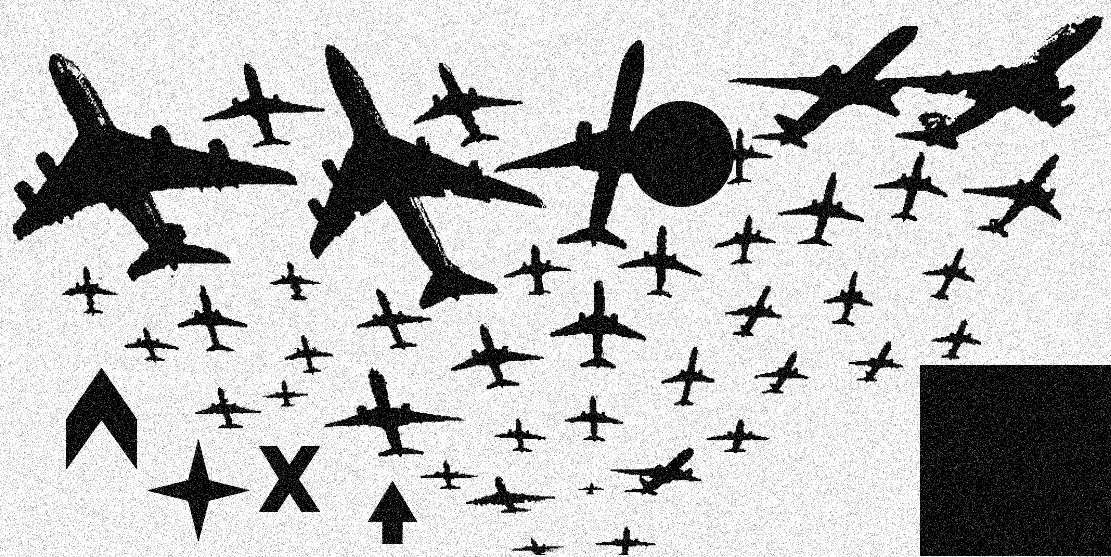
#> input picture planes.png, 1111 x 557 px
$ jupyter execute --allow-errors 'Matching Algorithms.ipynb'
#> lines starting #> are read from the running program, lines starting #| are printed output that depends on the picture; after the words box and inside, x2 and y2 are one past the last pixel; in counts of white or black regions, pixels touching at a corner belong together
[cell 1]
'''
Ali Rabiee
99210389
3D_HW5_Solutions
'''

[cell 2]
#Import libraries
import cv2
import numpy as np
from matplotlib import pyplot as plt
from google.colab.patches import cv2_imshow
from scipy.spatial import distance as dist
from scipy import ndimage
from sklearn.neighbors import NearestNeighbors
from sklearn.metrics import mean_squared_error
from mpl_toolkits.mplot3d import Axes3D

[cell 3]
#Read Images
planes = cv2.imread("planes.png")
#> planes is the input picture: shape (557, 1111, 3); min 0, max 255, mean 185.6
planes_gray = cv2.cvtColor(planes,cv2.COLOR_BGR2GRAY)

# **Problem_1 : Template Matching**

[cell 4]
#Part(a)

#Edge Detection Using Canny Edge Detector
def detect_edge(image):
    image_with_edges = cv2.Canny(image , 250, 500)
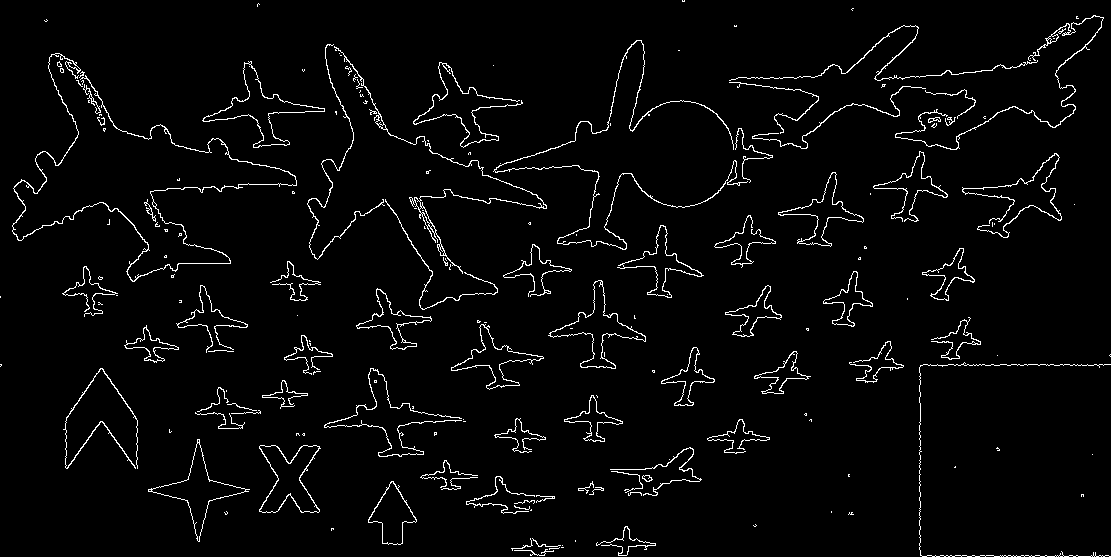
#> image_with_edges: shape (557, 1111); 3.2% white in thin lines or dots
    images = [image, image_with_edges]
    location = [121, 122]
    fig = plt.gcf()
    fig.set_size_inches(25, 15)
    for loc, img in zip(location, images):
        plt.subplot(loc)
        plt.imshow(img, cmap='gray')
#> this loop made 2 passes
#> loc on passes 1 to 2: 121, 122
    plt.show()
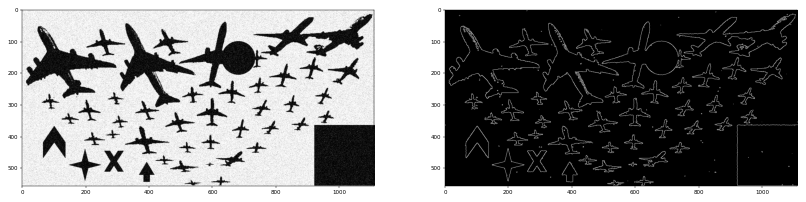
#> figure drawn by matplotlib, 2 panels

detect_edge(planes)

[cell 5]
#Contours Detection
def detect_contour(image):
    image_gray = cv2.cvtColor(image,cv2.COLOR_BGR2GRAY)
    ret, thresh = cv2.threshold(image_gray, 127, 255, cv2.THRESH_BINARY_INV)
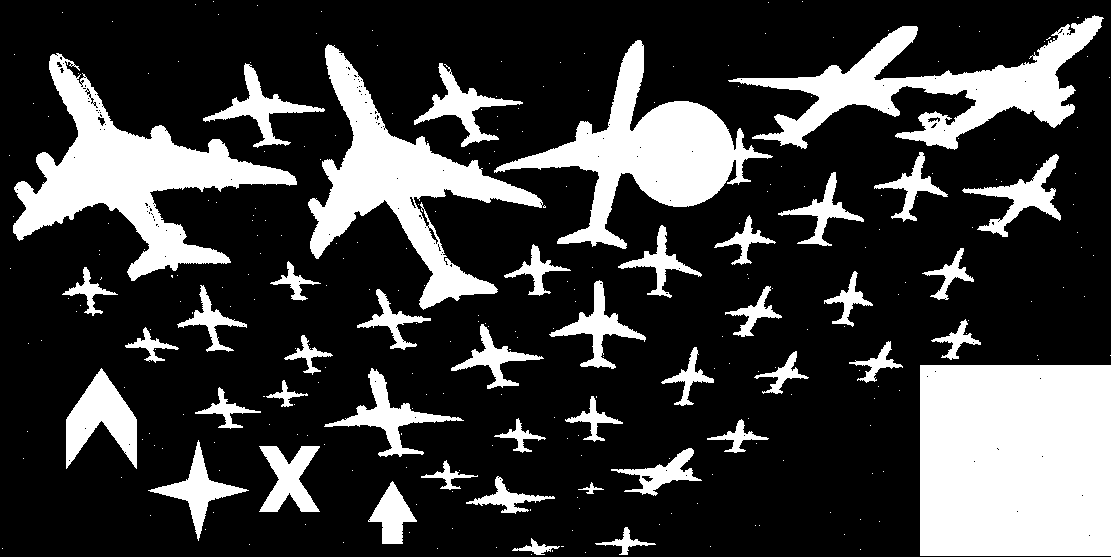
#> thresh: shape (557, 1111); 24% white; 282 white regions (238 under 20 px)
    contours, hierarchy = cv2.findContours(thresh, cv2.RETR_TREE, cv2.CHAIN_APPROX_SIMPLE)
#> contours = 449 contours, 399 with area under 20; largest, box (x1, y1, x2, y2) and area: (920, 365, 1111, 556) 36100, (13, 53, 297, 281) 19288, (308, 44, 543, 310) 16449, (494, 40, 773, 249) 16148, (728, 15, 1104, 150) 14833
    image_with_contours = cv2.drawContours(image, contours, -1, (0, 255, 0), 2)
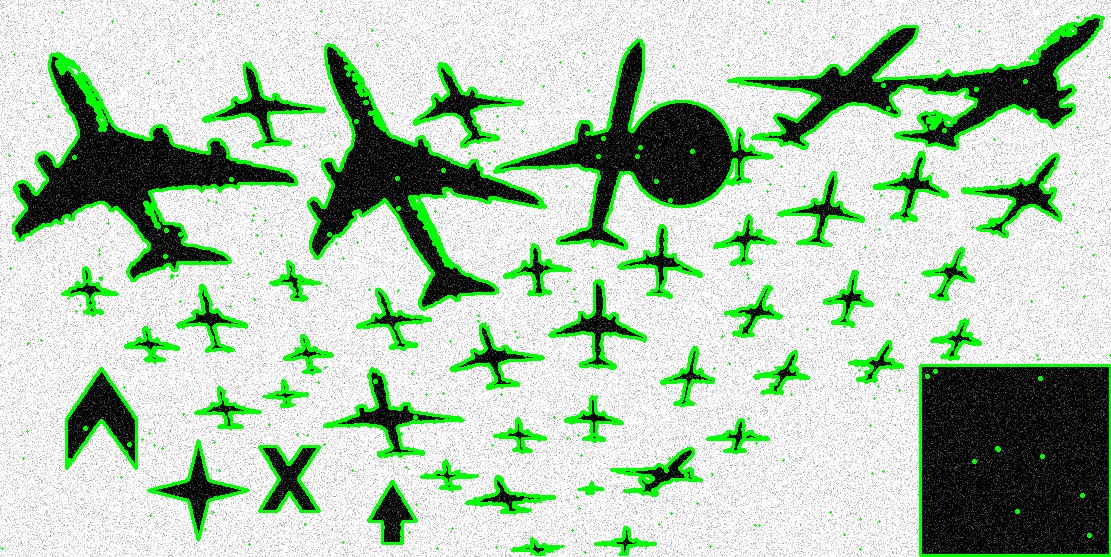
#> image_with_contours: shape (557, 1111, 3); mean B, G, R 176.3, 200.5, 176.3
    images = [image_gray, image_with_contours]
    location = [121, 122]
    fig = plt.gcf()
    fig.set_size_inches(25, 15)
    for loc, img in zip(location, images):
        plt.subplot(loc)
        plt.imshow(img, cmap='gray')
    plt.show()

image = planes.copy()
detect_contour(image)

[cell 6]
#Part(b)
#Distance Transform

#With OpenCV Library
def Distance_transform(image):
  image_gray = cv2.cvtColor(image,cv2.COLOR_BGR2GRAY)
  ret,thresh = cv2.threshold(image_gray,0,255,cv2.THRESH_BINARY_INV+cv2.THRESH_OTSU)
#> thresh: shape (557, 1111); 24% white; 301 white regions (257 under 20 px), largest, box (x1, y1, x2, y2) and area: (920, 365, 1111, 556) 36472, (13, 53, 297, 281) 19752, (308, 44, 543, 310) 16913
#> ret = 128
  dist = cv2.distanceTransform(thresh,cv2.DIST_L2, cv2.DIST_MASK_3)
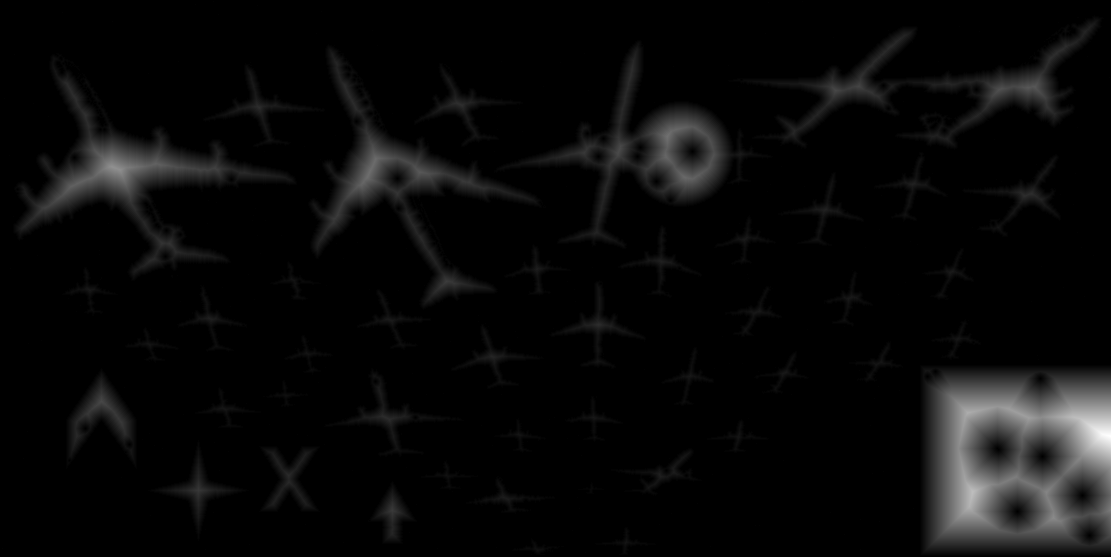
#> dist: shape (557, 1111) float32; min 0, max 67.95, mean 2.5; drawn with min black and max white
  #Normalized processing, otherwise the effect will not be seen
  cv2.normalize(dist,dist,0,1,cv2.NORM_MINMAX)
  #Showing result
  fig = plt.gcf()
  fig.set_size_inches(18, 18)
  plt.imshow(dist, cmap='gray')

#Without OpenCV Library
# [37 lines left out: function distance_transform, not called in this run]

Distance_transform(planes)

[cell 7]
#Part(c)

#Compute Chamfer distances
templates = []
chamfer_dist = []
#> (the rest of this cell did not finish here and is left out)

[cell 8]
#Part(d)&(e)
#Use threshold for each template & Find matches

#compute NMS
# [63 lines left out: function non_max_suppression_slow, not called in this run]

[cell 9]
#compute iou
# [29 lines left out: function compute_iou, not called in this run]

[cell 10]
image = planes.copy()

#Specify a threshold
threshold = 0.2719

#Read templates
templates = []
for i in range(18):
  template=cv2.imread(f"template{i+1}.png",0)
  templates.append(template)

#Create a binary thresholded image
_, binary = cv2.threshold(planes_gray, 150, 300, cv2.THRESH_BINARY_INV)
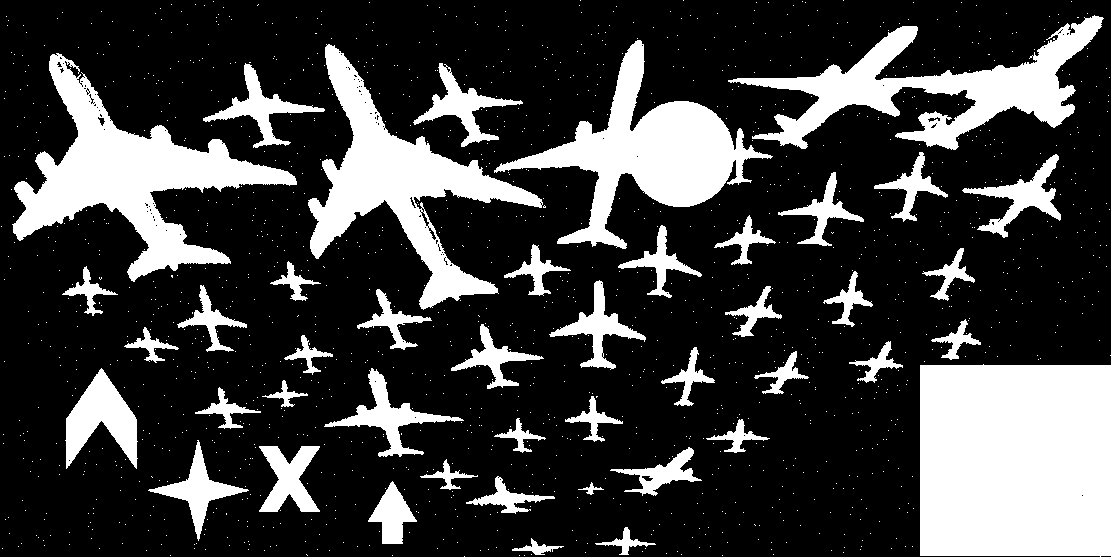
#> binary: shape (557, 1111); 24.5% white; 1499 white regions (1455 under 20 px), largest, box (x1, y1, x2, y2) and area: (920, 364, 1111, 557) 36482, (12, 53, 297, 282) 19960, (308, 44, 543, 310) 17087

#Store width and heigth of template in w and h
#Perform match operations
#> (the rest of this cell did not finish here and is left out)

[cell 11]
#Part(f)
#Faster method
#We can use this function for non_max_suppression to make our code faster

# [45 lines left out: function non_max_suppression_fast, not called in this run]

# **Problem_2 : ICP Algorithm**

[cell 12]
#Part(a)

def getTransform(p1, p2):
    '''
    Takes two cloudpoints p1 , p2
    Returns rotation and transform metrices
    that maps corresponding points p1 to p2

    '''
    dim = p1.shape[1]

    #Normalize
    p1_mean = np.mean(p1, axis=0)
    p2_mean = np.mean(p2, axis=0)
    p1_norm = p1 - p1_mean
    p2_norm = p2 - p2_mean

    #SVD decomposition
    H = np.dot(p1_norm.T, p2_norm)
    U, S, V = np.linalg.svd(H)
    R = np.dot(V.T, U.T)
    if np.linalg.det(R) < 0:
      V[dim-1,:] *= -1
      R = np.dot(V.T, U.T)

    #translation
    t = p2_mean.T - np.dot(R, p1_mean.T)

    #homogeneous transformation
    Trans = np.identity(dim+1)
    Trans[:dim, :dim] = R
    Trans[:dim, dim] = t

    return Trans, R, t

[cell 13]
#Implement ICP Algorithm
def icp(a, b, no_iterations = 13):
    '''
    The Iterative Closest Point estimator.
    Takes two cloudpoints a[x,y], b[x,y] and the number of iterations
    Returns the affine transform that transforms the cloudpoint a to the cloudpoint b

    '''
    #make homogeneous points
    dim = a.shape[1]
    src = np.ones((dim + 1, a.shape[0]))
    dst = np.ones((dim + 1, b.shape[0]))
    src[:dim,:] = np.copy(a.T)
    dst[:dim,:] = np.copy(b.T)

    for i in range(no_iterations):
        #Find the nearest neighbors
        n = NearestNeighbors(n_neighbors=1)
        n.fit(dst[:dim,:].T)
        distances, indices = n.kneighbors(src[:dim,:].T, return_distance=True)
        distances, indices = distances.ravel(), indices.ravel()

        #Compute the transformation
        Trans, R, _ = getTransform(src[:dim,:].T, dst[:dim,indices].T)
        src = np.dot(Trans, src)

    Trans, R, t = getTransform(a, src[:dim,:].T)

    return Trans, R, t

[cell 14]
#Read files
pc1 = np.load("pc1.npy")
#> (reads pc1.npy from the repository)
pc2 = np.load("pc2.npy")
#> (reads pc2.npy from the repository)

[cell 15]
#Result
Trans_ICP, R_ICP, t_ICP = icp(pc1,pc2)
print(f"Rotaton Matrix with ICP : \n\n {R_ICP} \n\n")
print(f"Transformation Matrix with ICP : \n\n {Trans_ICP} \n")

[cell 16]
#Part(b)

#Implement PCA Algorithm
def pca(a, b) :
  return getTransform(a, b)

[cell 17]
#Result
Trans_PCA, R_PCA, t_PCA = pca(pc1,pc2)
print(f"Rotation Matrix with PCA : \n\n {R_PCA} \n\n")
print(f"Transformation Matrix with PCA : \n\n {Trans_PCA} \n")

---

**Comparing results of PCA & ICP Algorithm with mean_squared_error**

[cell 18]
MSE = mean_squared_error(R_ICP, R_PCA)
print(f'MSE of results = {MSE}')

**That seems good :)**

[cell 19]
#Visualize pointclouds before transformations

fig = plt.figure(figsize=plt.figaspect(0.5))
ax = fig.add_subplot(1, 2, 1, projection='3d')
xs = pc1.T[0]
ys = pc1.T[1]
zs = pc1.T[2]
ax.scatter(xs, ys, zs)

ax = fig.add_subplot(1, 2, 2, projection='3d')
xs = pc2.T[0]
ys = pc2.T[1]
zs = pc2.T[2]
ax.scatter(xs, ys, zs)

plt.show()
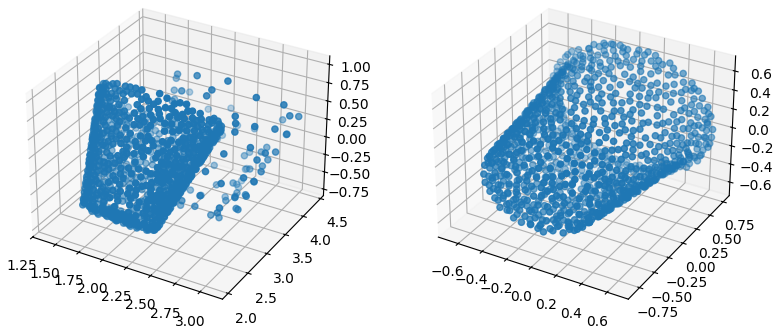
#> figure drawn by matplotlib, 2 panels

[cell 20]
#Visualize pointclouds after ICP transformation
X0 = np.ones((1024,1))
pc11 = np.hstack((pc1,X0))
pc22 = np.hstack((pc2,X0))

pc2_new = Trans_ICP @ pc11.T
pc1_new = Trans_ICP @ pc22.T

fig = plt.figure(figsize=plt.figaspect(0.5))
ax = fig.add_subplot(1, 2, 1, projection='3d')
xs = pc1_new.T[0]
ys = pc1_new.T[1]
zs = pc1_new.T[2]
ax.scatter(xs, ys, zs)

ax = fig.add_subplot(1, 2, 2, projection='3d')
xs = pc2_new.T[0]
ys = pc2_new.T[1]
zs = pc2_new.T[2]
ax.scatter(xs, ys, zs)

plt.show()
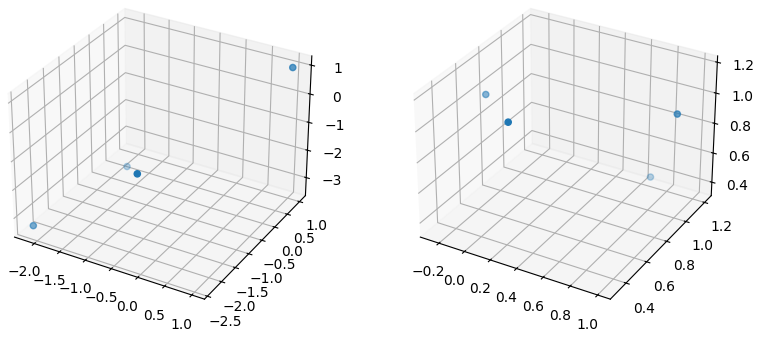
#> figure drawn by matplotlib, 2 panels

[cell 21]
#Visualize pointclouds after PCA transformation
X0 = np.ones((1024,1))
pc11 = np.hstack((pc1,X0))
pc22 = np.hstack((pc2,X0))

pc2_new = Trans_PCA @ pc11.T
pc1_new = Trans_PCA @ pc22.T

fig = plt.figure(figsize=plt.figaspect(0.5))
ax = fig.add_subplot(1, 2, 1, projection='3d')
xs = pc1_new.T[0]
ys = pc1_new.T[1]
zs = pc1_new.T[2]
ax.scatter(xs, ys, zs)

ax = fig.add_subplot(1, 2, 2, projection='3d')
xs = pc2_new.T[0]
ys = pc2_new.T[1]
zs = pc2_new.T[2]
ax.scatter(xs, ys, zs)

plt.show()
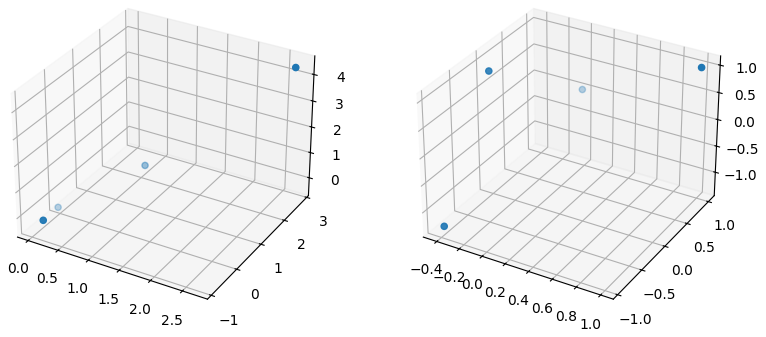
#> figure drawn by matplotlib, 2 panels
